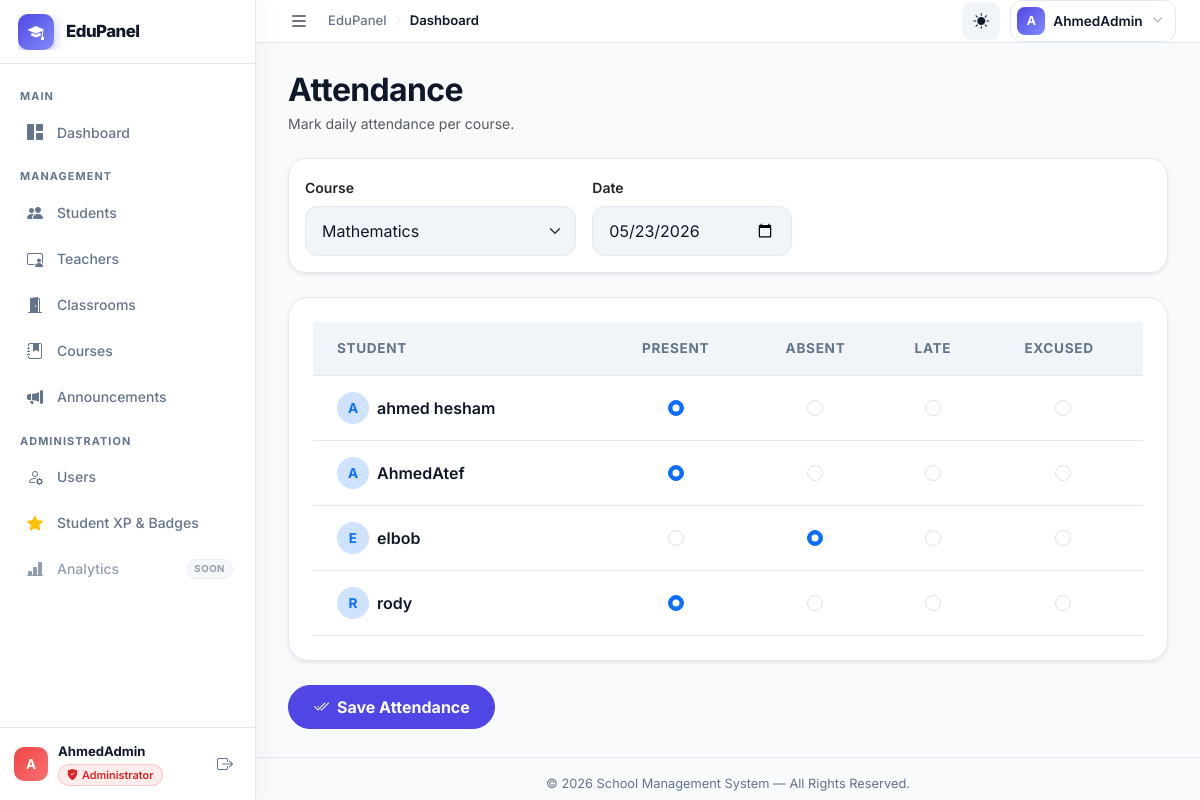
/modules/attendance/index.php?course_id=1 (signed in), run on the app's committed database.
### tables this page shows
CREATE TABLE `users` (
  `id` int(11) NOT NULL AUTO_INCREMENT,
  `username` varchar(100) NOT NULL,
  `email` varchar(150) NOT NULL,
  `password` varchar(255) NOT NULL,
  `role` enum('admin','teacher','student') DEFAULT 'student',
  `created_at` timestamp NOT NULL DEFAULT current_timestamp(),
  PRIMARY KEY (`id`),
  UNIQUE KEY `username` (`username`),
  UNIQUE KEY `email` (`email`)
);

### modules/attendance/index.php (the view, shortened to what this page needs)
<?php
require_once BASE_PATH . '/config/connect.php';
$courses = $conn->query("SELECT id, name FROM courses ORDER BY name ASC")->fetch_all(MYSQLI_ASSOC);
$selectedCourse = (int) ($_GET['course_id'] ?? $_POST['course_id'] ?? 0);
$selectedDate   = $_GET['att_date'] ?? $_POST['att_date'] ?? date('Y-m-d');
$students       = [];
$existing       = [];
if ($selectedCourse) {
    $stmtS = $conn->prepare("
        SELECT u.id, u.username
        FROM users u
        JOIN enrollments e ON e.user_id = u.id
        WHERE e.course_id = ? AND u.role = 'student'
        ORDER BY u.username ASC
    ");
    $stmtS->bind_param('i', $selectedCourse);
    $stmtS->execute();
    $students = $stmtS->get_result()->fetch_all(MYSQLI_ASSOC);
    $stmtE = $conn->prepare("
        SELECT user_id, status FROM attendance
        WHERE course_id = ? AND date = ?
    ");
    $stmtE->bind_param('is', $selectedCourse, $selectedDate);
    $stmtE->execute();
    foreach ($stmtE->get_result()->fetch_all(MYSQLI_ASSOC) as $r) {
        $existing[$r['user_id']] = $r['status'];
    }
}
require_once BASE_PATH . '/includes/header.php';
?>
<div class="d-flex justify-content-between align-items-center mb-4">
    <div>
        <h2 class="mb-1">Attendance</h2>
        <p class="text-muted small mb-0">Mark daily attendance per course.</p>
    </div>
</div>
<div class="card border-0 shadow-sm mb-4" style="background:var(--app-surface);border:1px solid var(--app-border)!important;border-radius:18px;">
    <div class="card-body p-3">
        <form method="GET" class="row g-3 align-items-end">
            <div class="col-md-4">
                <label class="form-label fw-semibold small">Course</label>
                <select name="course_id" class="form-select" onchange="this.form.submit()">
                    <?php foreach ($courses as $c): ?>
                        <option value="<?= $c['id']; ?>" <?= $selectedCourse === (int)$c['id'] ? 'selected' : ''; ?>>
                            <?= htmlspecialchars($c['name']); ?>
                        </option>
                    <?php endforeach; ?>
                </select>
            </div>
            <div class="col-md-3">
                <label class="form-label fw-semibold small">Date</label>
                <input type="date" name="att_date" class="form-control"
                       value="<?= htmlspecialchars($selectedDate); ?>"
                       max="<?= date('Y-m-d'); ?>"
                       onchange="this.form.submit()">
            </div>
        </form>
    </div>
</div>
<?php if ($selectedCourse && !empty($students)): ?>
<form method="POST">
    <div class="table-wrapper table-responsive border-0 shadow-sm mb-4"
         style="border-radius:20px;overflow:hidden;background:var(--app-surface);border:1px solid var(--app-border)!important;">
        <table class="table table-hover mb-0 align-middle">
            <thead style="background:var(--app-surface-soft);">
                <tr>
                    <th class="ps-4 py-3" style="color:var(--app-muted);font-size:.85rem;font-weight:700;">Student</th>
                    <th class="py-3 text-center" style="color:var(--app-muted);font-size:.85rem;font-weight:700;">Present</th>
                    <th class="py-3 text-center" style="color:var(--app-muted);font-size:.85rem;font-weight:700;">Absent</th>
                    <th class="py-3 text-center" style="color:var(--app-muted);font-size:.85rem;font-weight:700;">Late</th>
                    <th class="pe-4 py-3 text-center" style="color:var(--app-muted);font-size:.85rem;font-weight:700;">Excused</th>
                </tr>
            </thead>
            <tbody>
                <?php foreach ($students as $s):
                    $saved = $existing[$s['id']] ?? 'present';
                ?>
                <tr>
                    <td class="ps-4 fw-semibold" style="border-bottom:1px solid var(--app-border);">
                        <div class="d-flex align-items-center gap-2">
                            <div class="rounded-circle bg-primary-subtle text-primary d-flex align-items-center justify-content-center fw-bold"
                                 style="width:32px;height:32px;font-size:.85rem;">
                                <?= strtoupper(substr($s['username'], 0, 1)); ?>
                            </div>
                            <?= htmlspecialchars($s['username']); ?>
                        </div>
                    </td>
                    <?php foreach (['present','absent','late','excused'] as $opt): ?>
                    <td class="text-center" style="border-bottom:1px solid var(--app-border);">
                        <input type="radio"
                               name="status[<?= $s['id']; ?>]"
                               value="<?= $opt; ?>"
                               class="form-check-input"
                               <?= $saved === $opt ? 'checked' : ''; ?>>
                    </td>
                    <?php endforeach; ?>
                </tr>
                <?php endforeach; ?>
            </tbody>
        </table>
    </div>
    <div class="d-flex gap-2">
        <button type="submit" class="btn btn-primary rounded-pill px-4">
            <i class="bi bi-check2-all me-2"></i>Save Attendance
        </button>
    </div>
</form>
<?php endif; ?>
<?php require_once BASE_PATH . '/includes/footer.php'; ?>

### assets/css/custom.css (style rules this page uses)
:root { --app-bg: #f8fafc; --app-surface: #ffffff; --app-surface-soft: #f1f5f9; --app-text: #0f172a; --app-muted: #64748b; --app-border: #e2e8f0; --app-primary: #4f46e5; --app-primary-soft: #e0e7ff; --app-success: #10b981; --app-warning: #f59e0b; --app-danger: #ef4444; --app-shadow: 0 10px 40px -10px rgba(0,0,0,0.08); --app-shadow-hover: 0 20px 40px -10px rgba(0,0,0,0.12); --sidebar-width: 256px; --sidebar-collapsed-width: 72px; --topbar-height: 64px; --sidebar-transition: 0.28s cubic-bezier(0.4, 0, 0.2, 1); }
html, body { height: 100%; overflow: hidden; }
body { background: var(--app-bg); color: var(--app-text); font-family: "Inter", "Poppins", system-ui, -apple-system, "Segoe UI", Roboto, Arial, sans-serif; letter-spacing: 0; transition: background-color 0.3s ease, color 0.3s ease; }
h1, h2, h3, h4, h5, h6 { font-weight: 700; letter-spacing: -0.02em; }
.btn { border-radius: 12px; font-weight: 700; padding: 9px 14px; }
.btn-primary, .btn-success { background: var(--app-primary); border-color: var(--app-primary); transition: all 0.3s ease; }
.card { background: var(--app-surface); border: 1px solid var(--app-border); border-radius: 28px; box-shadow: var(--app-shadow); transition: all 0.3s cubic-bezier(0.4, 0, 0.2, 1); }
.table-wrapper { background: var(--app-surface); border-radius: 28px; box-shadow: var(--app-shadow); padding: 24px; border: 1px solid var(--app-border); overflow: hidden; }
.table { margin-bottom: 0; --bs-table-bg: transparent; --bs-table-color: var(--app-text); border-color: var(--app-border); }
.table>thead>tr>th { border-bottom-width: 1px; border-bottom-color: var(--app-border); font-weight: 600; color: var(--app-muted); text-transform: uppercase; font-size: 0.85rem; letter-spacing: 0.05em; padding: 16px; background: transparent !important; }
.table>tbody>tr>td { border-bottom-color: var(--app-border); padding: 16px; vertical-align: middle; }
.form-control, .form-select { background-color: var(--app-surface-soft); border: 1px solid var(--app-border); border-radius: 12px; padding: 12px 16px; color: var(--app-text); transition: all 0.3s ease; }

### data on the page
users: username "A", username "ahmed hesham", id "☑"
users: username "A", username "AhmedAtef", id "☑"
users: username "E", username "elbob", id "☑"
users: username "R", username "rody", id "☑"

### other printed values
substr($_SESSION['username'] ?? 'U', 0, 1) "A"
$_SESSION['username'] "AhmedAdmin"
role_label($currentRole) "Administrator"
form field course_id "Mathematics"
